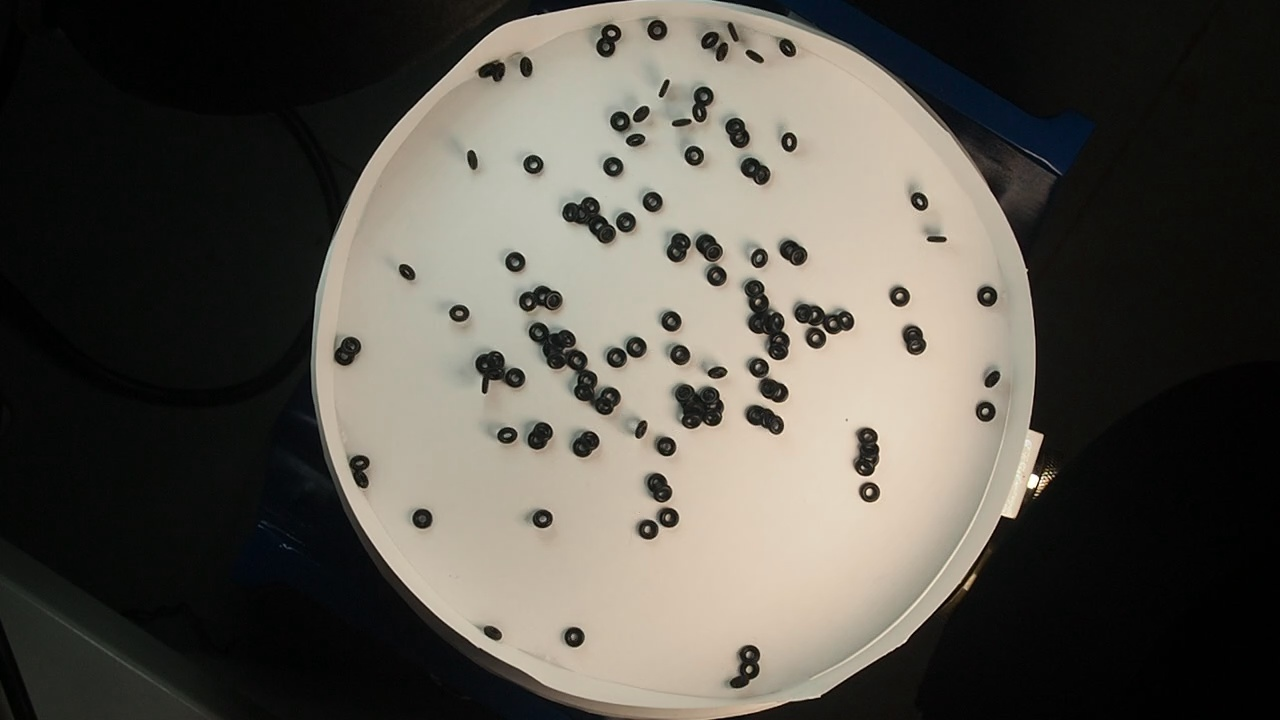
#> input picture Refined_Codes/frames/frame1.jpg, 1280 x 720 px, found by its file name; its folder holds only this picture in this run
$ python ellipsedraw.py
#> lines starting #> are read from the running program, lines starting #| are printed output that depends on the picture; after the words box and inside, x2 and y2 are one past the last pixel; in counts of white or black regions, pixels touching at a corner belong together
import cv2
import numpy as np
from skimage.measure import label, regionprops

for i in range(1,50):
    # Load your frame
    image = cv2.imread('frames/frame{}.jpg'.format(i), 0)
#> image: shape (720, 1280); min 0, max 255, mean 83.3

    # Threshold the image to create a binary mask
    ret, binary_mask = cv2.threshold(image, 110, 255, cv2.THRESH_BINARY)
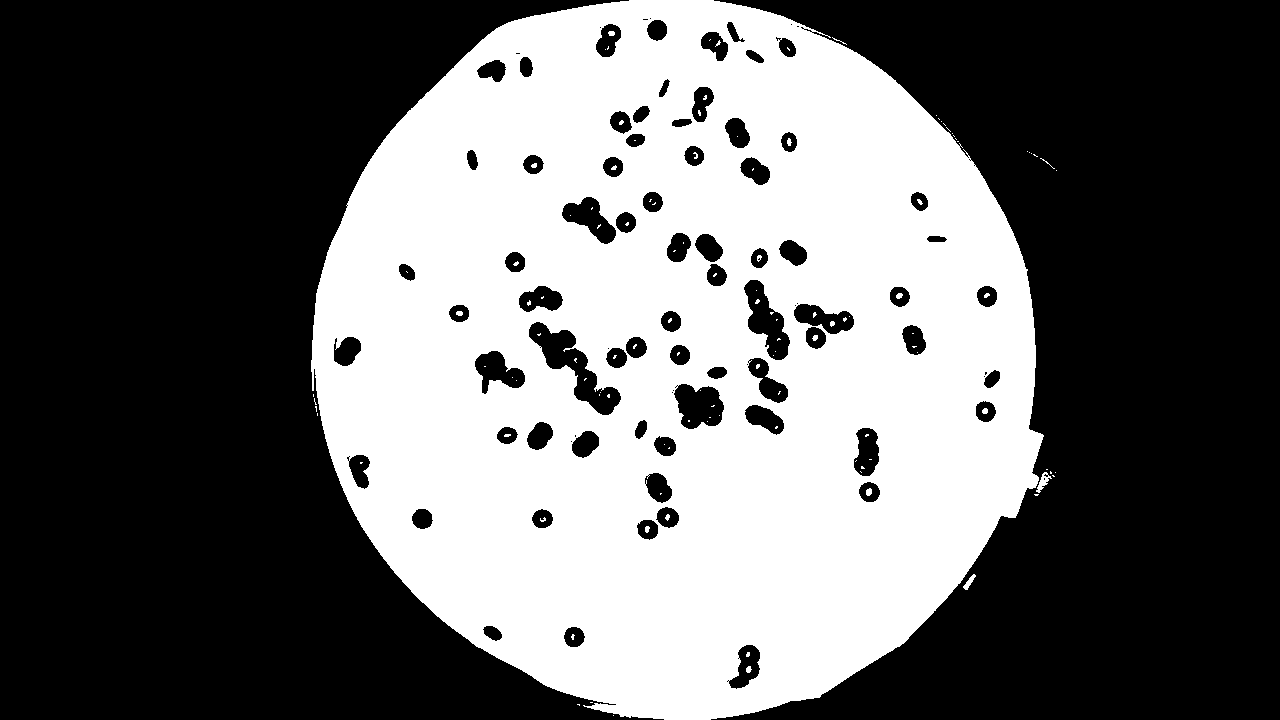
#> binary_mask: shape (720, 1280); 40.9% white; 120 white regions (101 under 20 px), largest, box (x1, y1, x2, y2) and area: (311, 0, 1044, 720) 375225, (1036, 472, 1052, 493) 128, (963, 574, 976, 590) 79
    binary_mask = cv2.bitwise_not(binary_mask)
#> binary_mask: shape (720, 1280); 59.1% white; 120 black regions (101 under 20 px)

    # Find contours in the binary mask
    contours, hierarchy = cv2.findContours(binary_mask, cv2.RETR_EXTERNAL, cv2.CHAIN_APPROX_SIMPLE)
#> contours = 88 contours, 16 with area under 20; largest, box (x1, y1, x2, y2) and area: (0, 0, 664, 720) 281109, (711, 0, 1280, 720) 229004, (529, 322, 621, 415) 2654, (744, 280, 790, 360) 1736, (674, 384, 724, 429) 1576

    # Create a mask to fill holes
    filled_mask = np.zeros_like(binary_mask)

    # Fill each contour in the mask
    cv2.drawContours(filled_mask, contours, -1, 255, thickness=cv2.FILLED)
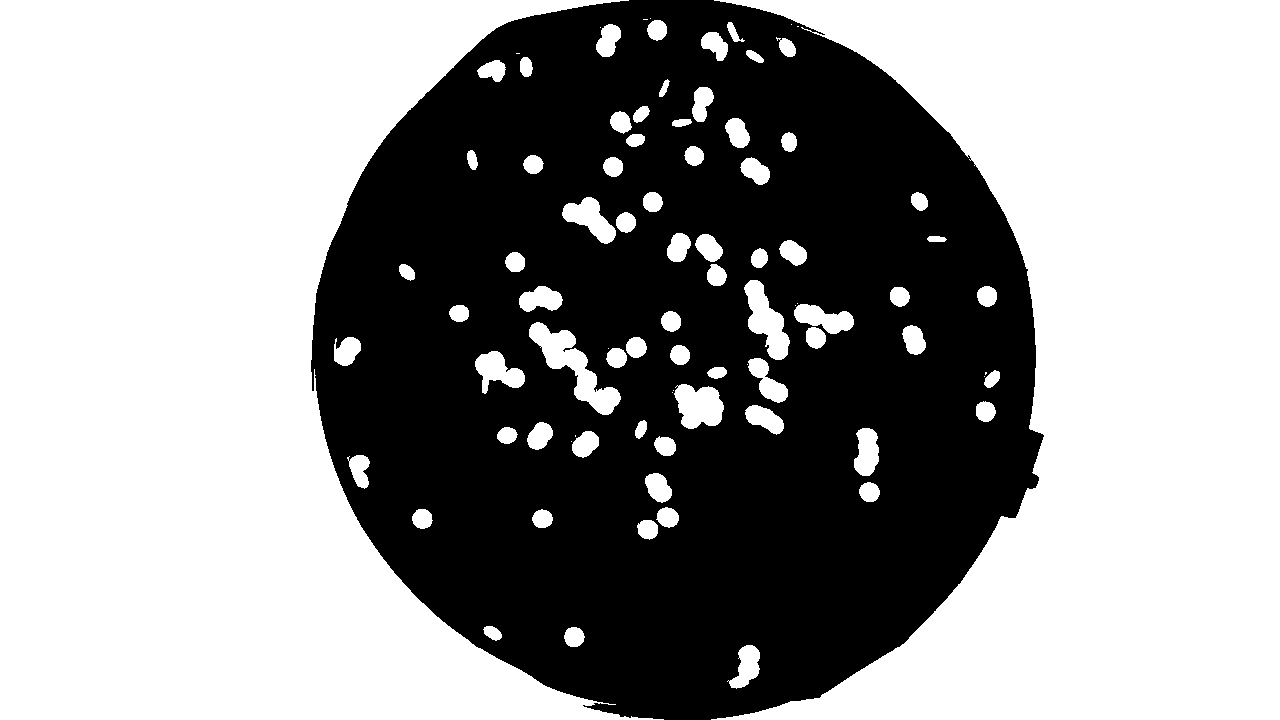
#> filled_mask: shape (720, 1280); 59.3% white; 1 black region

    # Label connected components in the binary image
    label_im = label(filled_mask)
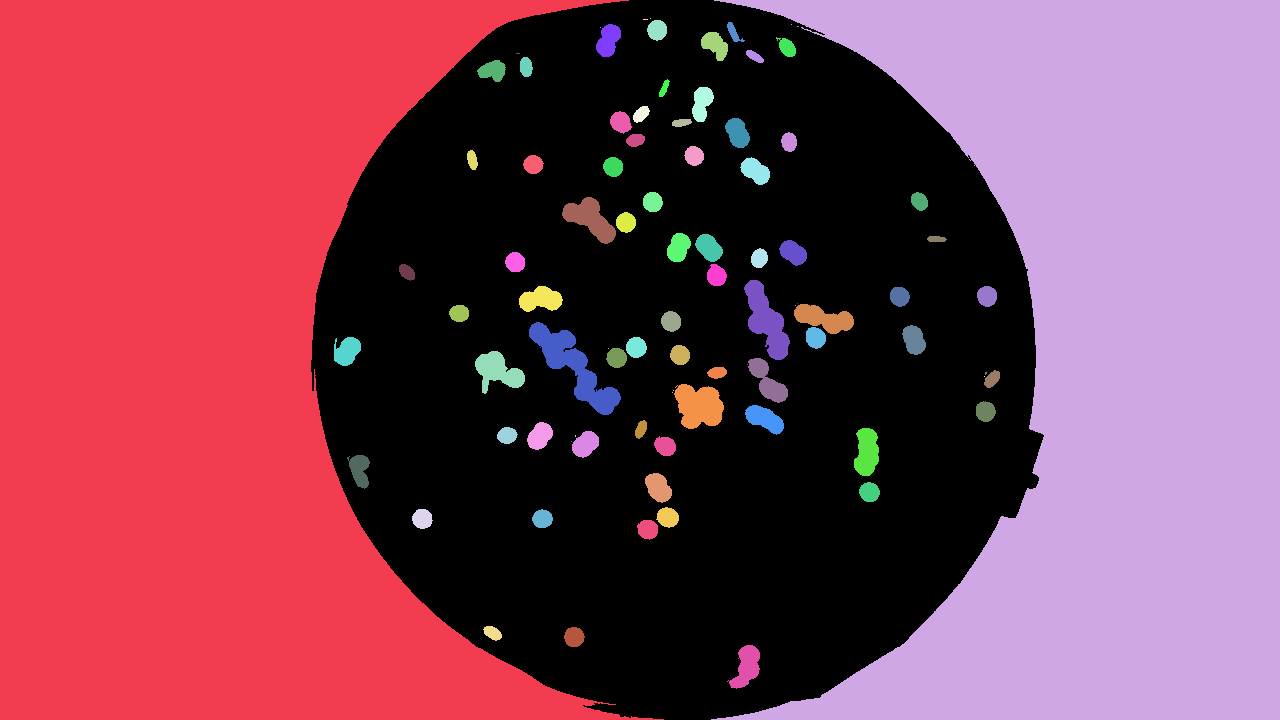
#> label_im: shape (720, 1280) int64; 89 distinct labels, from 0 to 88; one colour per label, 0 black

    # Get region properties for each labeled component
    regions = regionprops(label_im)
#> regions = 88 regions; largest, box (x1, y1, x2, y2) and area: (0, 0, 664, 720) 282652, (711, 0, 1280, 720) 230450, (529, 322, 621, 415) 2814, (744, 280, 790, 360) 1838, (674, 384, 724, 429) 1655

    # Initialize a list to store particle information
    particle_data = []

    # Define the area range you want to consider
    min_area = 100  # Replace with your desired minimum area
    max_area = 10000  # Replace with your desired maximum area

    # Loop through each labeled region (particle)
    for particle_id, props in enumerate(regions, start=1):
        # Extract properties
        particle_centroid = props.centroid  # (y, x) format
        particle_area = props.area

        if min_area <= particle_area <= max_area:
            # Store data in a dictionary
            particle_info = {
                'Id': particle_id,
                'Centroid_x': int(particle_centroid[1]),
                'Centroid_y': int(particle_centroid[0]),
                'Area': particle_area,
                'Eccentricity': props.eccentricity,
                'MajorAxisLength': props.minor_axis_length,
                'MinorAxisLength': props.major_axis_length,
                'Orientation': props.orientation
            }

            # Append the dictionary to the list
            particle_data.append(particle_info)
#> this loop made 88 passes
#> (particle_centroid, particle_area) on passes 1, 2, 5, 6, 7, 11, 12, 13, 15, 16, 17, 18: ((365.7, 204.1), 282652), ((356.8, 1109), 230450), ((29.69, 656.8), 325), ((32.28, 733.3), 148), ((39.96, 608), 567), ((44.54, 714.7), 491), ((46.98, 786.6), 246), ((56.02, 754.2), 134), ((66.56, 525.7), 208), ((70.23, 492.3), 425), ((87.99, 663.8), 100), ((102.8, 701.5), 529)
#> particle_area on passes 62, 63, 66, 69, 70, 71: 181, 189, 1655, 328, 696, 158
#> after the loop, particle_data = 70 items

    # Draw ellipses around detected particles
    image_with_ellipses = cv2.cvtColor(image, cv2.COLOR_GRAY2BGR)  # Convert image to color for drawing
    for particle in particle_data:
        center = (particle['Centroid_x'], particle['Centroid_y'])
        axes = (int(particle['MajorAxisLength'] / 2), int(particle['MinorAxisLength'] / 2))
        angle = np.degrees(-particle['Orientation'])  # Negative orientation to match OpenCV's convention
        cv2.ellipse(image_with_ellipses, center, axes, angle, 0, 360, (0, 255, 0), 2)  # Draw ellipse
#> this loop made 70 passes
#> (center, axes, angle) on passes 1 to 12: ((656, 29), (9, 10), 13.58), ((733, 32), (4, 12), -30.62), ((607, 39), (10, 18), 21.03), ((714, 44), (10, 16), -44.12), ((786, 46), (7, 11), -39.61), ((754, 56), (4, 10), -58.39), ((525, 66), (6, 10), -6.19), ((492, 70), (10, 14), 84.89), ((663, 87), (3, 10), 23.77), ((701, 102), (9, 19), 13.35), ((640, 113), (6, 10), 44.96), ((620, 121), (9, 11), -41.09)
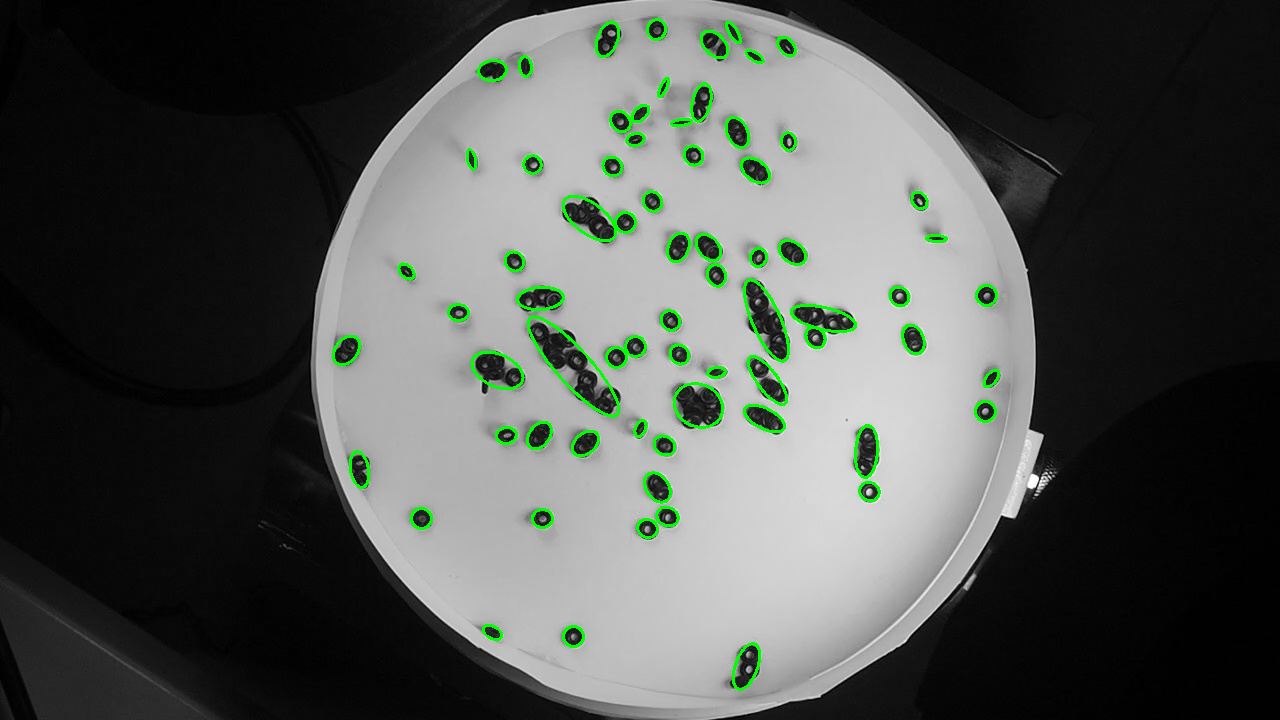
#> image_with_ellipses: shape (720, 1280, 3); mean B, G, R 81.6, 86, 81.6
#> (the run stopped early here; a loop or call above may not have finished)
